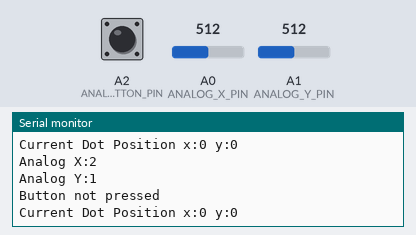
Bench run of a sketch on a simulated Arduino Mega 2560, built with avr-gcc and run on an emulated ATmega2560. Shown: the last lines printed to the serial monitor. Inputs (shaded band) come from the test bench; at power-on: A0 (ANALOG_X_PIN) = 512, A2 (ANALOG_BUTTON_PIN) HIGH, A1 (ANALOG_Y_PIN) = 512.

Above: at 1.3 s.
1.4 s: A0 (ANALOG_X_PIN) set to 716
At 1.86 s:
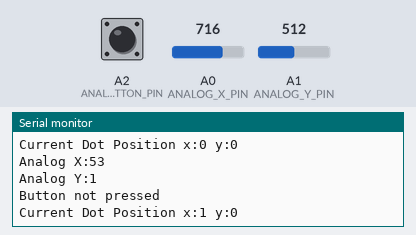
4.4 s: A2 (ANALOG_BUTTON_PIN) pulled LOW for 0.6 s
6.5 s: A1 (ANALOG_Y_PIN) set to 716
At 6.97 s:
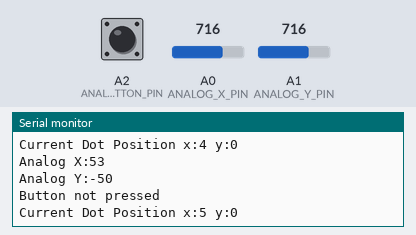
9.5 s: A0 (ANALOG_X_PIN) set to 900
At 9.53 s:
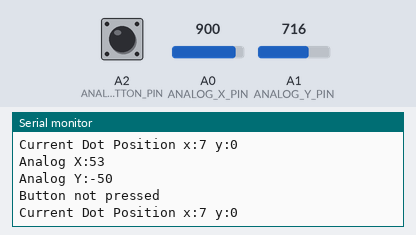
11.0 s: A1 (ANALOG_Y_PIN) set to 900
At 11.59 s:
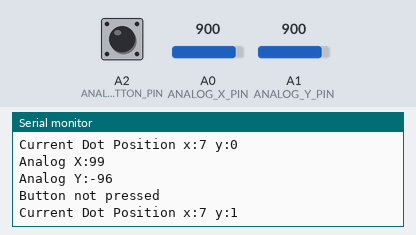
12.5 s: A2 (ANALOG_BUTTON_PIN) pulled LOW for 1 s
At 13.12 s:
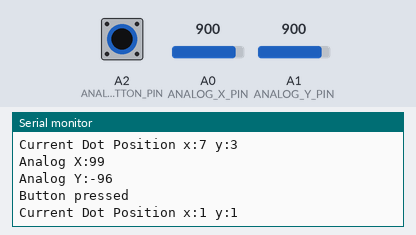
Timing chart, 0 to 15.5 s (numbered marks = the images above; inputs shaded):
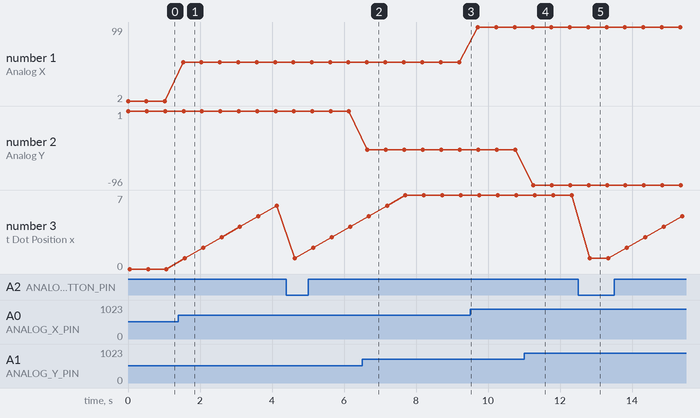

The sketch:

moving_pixel.ino
```cpp
//Joystick configuration
#define ANALOG_X_PIN A0
#define ANALOG_Y_PIN A1
#define ANALOG_BUTTON_PIN A2
#define ANALOG_X_CORRECTION 125
#define ANALOG_Y_CORRECTION 128
#define MOVE_THRESHOLD 50  // minimal value from joystick to move
#define MOVING_TIME 500    //Time in miliseconds

struct button {
	byte pressed = 0;
};

struct analog {
	short x, y;

	button button;
};

struct position {
	short x, y;
};

position currentPosition{ 0, 0 };

//Dot matrix 8x8 config
//ROW x Arduino PIN for example row[0] = PIN 22, row[5] = PIN 9
const int row[8] = {
	22, 34, 2, 28, 9, 3, 8, 5
};
//COLUMN x Arduino PIN for example col[0] = PIN 32, row[5] = PIN 4
const int col[8] = {
	32, 7, 6, 24, 4, 26, 36, 38
};

void setup() {
	pinMode(ANALOG_BUTTON_PIN, INPUT_PULLUP);

	resetPosition(currentPosition);

	Serial.begin(9600);
}

void loop() {
	analog analog;

	analog.x = readAnalogAxisLevel(ANALOG_X_PIN) - ANALOG_X_CORRECTION;
	analog.y = readAnalogAxisLevel(ANALOG_Y_PIN) - ANALOG_Y_CORRECTION;
	analog.y = analog.y * -1;  //reverse axis

	analog.button.pressed = isAnalogButtonPressed(ANALOG_BUTTON_PIN);

	Serial.print("Analog X:");
	Serial.println(analog.x);

	Serial.print("Analog Y:");
	Serial.println(analog.y);

	if (analog.button.pressed) {
		Serial.println("Button pressed");
		resetPosition(currentPosition);
	} else {
		Serial.println("Button not pressed");
	}

	move(analog.x, analog.y);

	Serial.println("Current Dot Position x:" + (String)currentPosition.x + " y:" + (String)currentPosition.y);

	delay(MOVING_TIME);
}

byte readAnalogAxisLevel(int pin) {
	return map(analogRead(pin), 0, 1023, 0, 255);
}

bool isAnalogButtonPressed(int pin) {
	return digitalRead(pin) == 0;
}

void resetPosition(position &pos) {
	for (int thisPin = 0; thisPin < 8; thisPin++) {
		pinMode(col[thisPin], OUTPUT);
		pinMode(row[thisPin], OUTPUT);
		digitalWrite(col[thisPin], HIGH);
		digitalWrite(row[thisPin], LOW);
	}

	digitalWrite(row[0], HIGH);
	digitalWrite(col[0], LOW);
	pos.x = 0;
	pos.y = 0;
}

void move(short x, short y) {
	position oldPosition = currentPosition;

	if (x > MOVE_THRESHOLD && oldPosition.x < 7) {
		digitalWrite(col[oldPosition.x + 1], LOW);
		digitalWrite(col[oldPosition.x], HIGH);
		currentPosition.x = oldPosition.x + 1;
	}

	if (x < -1 * MOVE_THRESHOLD && oldPosition.x > 0) {
		digitalWrite(col[oldPosition.x - 1], LOW);
		digitalWrite(col[oldPosition.x], HIGH);
		currentPosition.x = oldPosition.x - 1;
	}

	if (y < -1 * MOVE_THRESHOLD && oldPosition.y < 7) {
		digitalWrite(row[oldPosition.y + 1], HIGH);
		digitalWrite(row[oldPosition.y], LOW);
		currentPosition.y = oldPosition.y + 1;
	}

	if (y > MOVE_THRESHOLD && oldPosition.y > 0) {
		digitalWrite(row[oldPosition.y - 1], HIGH);
		digitalWrite(row[oldPosition.y], LOW);
		currentPosition.y = oldPosition.y - 1;
	}
}
```

Measured:
- after the input at 1.4 s, the serial monitor: prints a new line after 0.13 s (image 1)
- after the input at 6.5 s, the serial monitor: prints a new line after 0.15 s (image 2)
- after the input at 11.0 s, the serial monitor: prints a new line after 0.26 s (image 4)
- after the input at 12.5 s, the serial monitor: prints a new line after 0.32 s (image 5)
- plotted number 1: 2 → 53 after the input at 1.4 s, 53 → 99 after the input at 9.5 s
- plotted number 2: 1 → -50 after the input at 6.5 s, -50 → -96 after the input at 11.0 s
- plotted number 3: 0 → 6 after the input at 1.4 s
